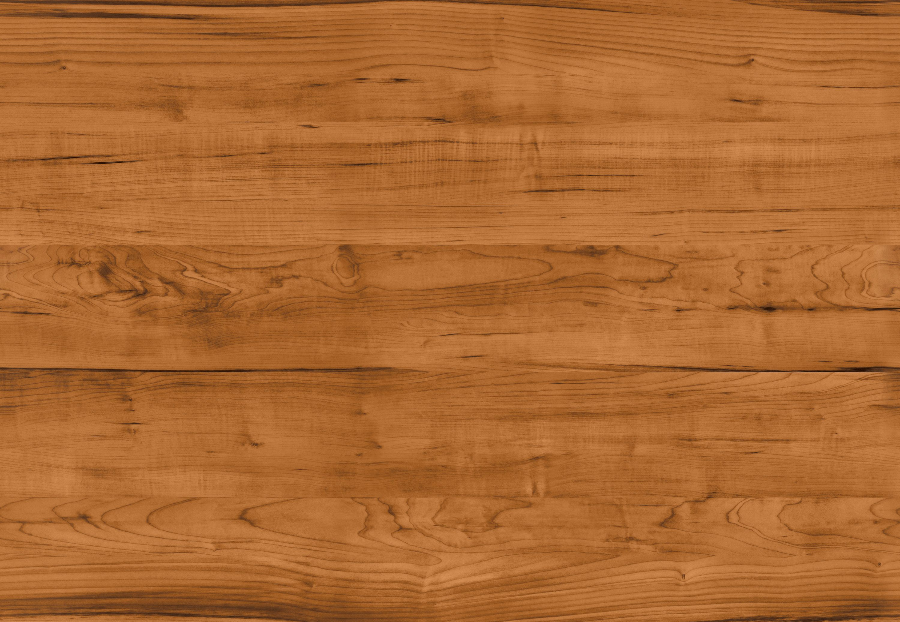
#> input picture examples/wooden_table.png, 900 x 622 px
$ python run.py --input_path examples/wooden_table.png   (older library calls are emulated)
#> lines starting #> are read from the running program, lines starting #| are printed output that depends on the picture; after the words box and inside, x2 and y2 are one past the last pixel; in counts of white or black regions, pixels touching at a corner belong together
### modules/puzzle_creation/puzzle_creator.py
import cv2
import numpy as np

# Receives the size of the desired mask and the piece size
# Returns the puzzle mask
def create_puzzle_mask(height, width, piece_size, thickness):
  puzzle_mask = np.zeros((height, width), dtype=np.uint8)
  # Draw a bounding box on the puzzle mask
  cv2.rectangle(puzzle_mask, (0,0), (puzzle_mask.shape[1]-1, puzzle_mask.shape[0]-1), 255, thickness=thickness)

  # Loop through each square piece
  for i in range(0, puzzle_mask.shape[0], piece_size):
    for j in range(0, puzzle_mask.shape[1], piece_size):

      # Check if it is not the upper border before drawing
      if i != 0:

        # Declare useful variables
        mid_j = (piece_size//2) # 1/2 of piece
        l_j = (piece_size//3) # 1/3 of piece
        r_j = (2*piece_size)//3 # 2/3 of piece
        offset = 0 # piece joint offset
        half_joint_size = (piece_size//16) # half height of piece joint

        # Draw borders of piece
        if (j//piece_size)%2:
          cv2.ellipse(puzzle_mask, (j + l_j, i), (l_j, 2), 0, 180, 280, 255, thickness=thickness, lineType = cv2.LINE_8)
          cv2.ellipse(puzzle_mask, (j + r_j, i), (piece_size - r_j, 2), 0, 260, 360, 255, thickness=thickness, lineType = cv2.LINE_8)
          offset = -2
        else:
          cv2.ellipse(puzzle_mask, (j + l_j, i), (l_j, 2), 0, 80, 180, 255, thickness=thickness, lineType = cv2.LINE_8)
          cv2.ellipse(puzzle_mask, (j + r_j, i), (piece_size - r_j, 2), 0, 0, 100, 255, thickness=thickness, lineType = cv2.LINE_8)
          offset = 2

        # Select the piece hole direction
        if np.random.randint(1,3) == 1:
          # Draw upwards
          cv2.ellipse(puzzle_mask, (j + mid_j, i + offset - 2*half_joint_size), ((r_j - l_j)//2, (5*half_joint_size)//2), 90, 40, 320, 255, thickness=thickness, lineType = cv2.LINE_8)

        else:
          # Draw downwards
          cv2.ellipse(puzzle_mask, (j + mid_j, i + offset + 2*half_joint_size), ((r_j - l_j)//2, (5*half_joint_size)//2), 270, 40, 320, 255, thickness=thickness, lineType = cv2.LINE_8)


      # Check if it is not the left border before drawing
      if j != 0:

        # Declare useful variables
        mid_i = (piece_size//2) # 1/2 of piece
        l_i = (piece_size//3) # 1/3 of piece
        r_i = (2*piece_size)//3 # 2/3 of piece
        offset = 0 # piece joint offset
        half_joint_size = (piece_size//16) # half height of piece joint

        # Draw borders of piece
        if (i//piece_size)%2:
          cv2.ellipse(puzzle_mask, (j, i + l_i), (2, l_i), 0, 270, 370, 255, thickness=thickness, lineType = cv2.LINE_8)
          cv2.ellipse(puzzle_mask, (j, i + r_i), (2, l_i), 0, -10, 90, 255, thickness=thickness, lineType = cv2.LINE_8)
          offset = 2
        else:
          cv2.ellipse(puzzle_mask, (j, i + l_i), (2, l_i), 0, 170, 270, 255, thickness=thickness, lineType = cv2.LINE_8)
          cv2.ellipse(puzzle_mask, (j, i + r_i), (2, l_i), 0, 90, 190, 255, thickness=thickness, lineType = cv2.LINE_8)
          offset = -2

        # Select the piece hole direction
        if np.random.randint(1,3) == 1:
          # Draw to the left
          cv2.ellipse(puzzle_mask, (j + offset - 2*half_joint_size, i + mid_i), ((5*half_joint_size)//2, (r_i - l_i)//2), 0, 40, 320, 255, thickness=thickness, lineType = cv2.LINE_8)

        else:
          # Draw to the right
          cv2.ellipse(puzzle_mask, (j + offset + 2*half_joint_size, i + mid_i), ((5*half_joint_size)//2, (r_i - l_i)//2), 180, 40, 320, 255, thickness=thickness, lineType = cv2.LINE_8)

  # Return the puzzle mask
  return puzzle_mask

# Receives the image and the type of puzzle desired
# Returns the image with the puzzle drawn and the puzzle mask
def create(image, piece_size):

  # Adjust the image size to make all pieces have the same size
  row_leftover = image.shape[0]%piece_size
  col_leftover = image.shape[1]%piece_size
  image = cv2.resize(image, (image.shape[1] - col_leftover, image.shape[0] - row_leftover))

  # Create the puzzle based on piece size
  puzzle_mask = create_puzzle_mask(image.shape[0], image.shape[1], piece_size = piece_size, thickness = 2)

  # Draw the puzzle on the image
  puzzle_image = image.copy()
  puzzle_image = cv2.bitwise_or(puzzle_image, np.dstack([puzzle_mask]*3))

  puzzle_mask = np.expand_dims(puzzle_mask, axis=2)

  # Return the puzzle image and mask
  return puzzle_image, puzzle_mask

### modules/transformations/transformations_handler.py
import cv2
import numpy as np
import queue


# Input
def transform_v1(puzzle_image, puzzle_mask, piece_size, background_shape, n_moving_pieces, select_pieces):

  # Create visited matrix
  vis = np.zeros(puzzle_mask.shape)

  # Create offset lists
  dy = [-1,  0, 0, 1]
  dx = [ 0, -1, 1, 0]

  # Create variables for rows and cols
  rows = puzzle_image.shape[0]
  cols = puzzle_image.shape[1]

  # Create foreground_mask, where 1 is foreground and 0 background
  foreground_mask = np.full(puzzle_mask.shape, 1, dtype=np.uint8)

  # Initialize variables
  puzzle_i = 0
  puzzle_j = 0

  # Check if background and original shapes are different
  if background_shape != puzzle_image.shape:
    puzzle_image, puzzle_i, puzzle_j = add_padding(puzzle_image, background_shape)
    puzzle_mask, _, _ = add_padding(puzzle_mask, background_shape)
    foreground_mask, _, _ = add_padding(foreground_mask, background_shape)

  # create array with pieces indices
  indices = np.indices((rows // piece_size, cols // piece_size)).transpose((1, 2, 0))
  indices = indices.reshape(((rows // piece_size * cols // piece_size), 2))
  if(select_pieces == False):
    indices = np.random.permutation(indices)

  # if n_moving_pieces is bigger than the number of pieces
  # n_moving_pices = number of pieces
  n_moving_pieces = np.minimum(len(indices), n_moving_pieces)

  if(select_pieces == True):
    order = piece_selection(indices, puzzle_image, piece_size, puzzle_j, puzzle_i, n_moving_pieces)

  # Generate all possible positions for translate the pieces and permutate them
  transformations = make_transformations(piece_size, puzzle_i, puzzle_j, rows, cols)
  transformations = np.random.permutation(transformations)

  # iterate over pieces indices
  for ind in range(0, n_moving_pieces):

    # get image coordinate from index
    if(select_pieces == False):
      i, j = index_to_coordinate(indices[ind], piece_size)
    else:
      i, j = index_to_coordinate(indices[order[ind]], piece_size)

    # add image offset to coordinates
    i += puzzle_i
    j += puzzle_j

    # Get the translation offset (ty,tx) and rotation angle in degrees for this piece
    # If there's no space left in background, the piece is just deleted
    ty = 0
    tx = 0
    rotation_angle = 0
    if ind < len(transformations):
      rotation_angle = np.random.randint(0, 361)
      offy, offx = transformations[ind]
      ty = - (i - puzzle_i) + offy
      tx = - (j - puzzle_j) + offx
    cy = i + ty
    cx = j + tx


    # Do a BFS to visit each pixel of the piece with center at (i, j)
    q = queue.Queue(maxsize = 0)
    q.put((i, j))
    vis[i - puzzle_i, j - puzzle_j] = True

    while not q.empty():
      y, x = q.get()

      # Apply the translation and rotation to the piece pixel before deleting it
      newy = y + ty
      newx = x + tx
      newy, newx = rotate_around((cy,cx), (newy, newx), rotation_angle)
      if(0 <= newy < puzzle_image.shape[0] and 0 <= newx < puzzle_image.shape[1]):
        puzzle_image[newy, newx] = puzzle_image[y,x]
        puzzle_mask[newy, newx] = puzzle_mask[y,x]
        foreground_mask[newy, newx] = foreground_mask[y,x]

      # Turn each pixel from the piece with center at (i, j) black
      puzzle_image[y, x] = 0
      foreground_mask[y, x] = 0

      # If it's a border, delete its neighbors and mark them as visited
      if puzzle_mask[y,x] == 255:
        puzzle_mask[y,x] = 0
        foreground_mask[y, x] = 0
        vy = [0, 1, 0, -1, 1, -1, 1, -1]
        vx = [1, 0, -1, 0, 1, 1, -1, -1]
        for k in range(0, 8):
          if puzzle_i <= y + vy[k] < rows + puzzle_i and puzzle_j <= x + vx[k] < cols + puzzle_j and vis[y + vy[k] - puzzle_i, x + vx[k] - puzzle_j] == False:
            # Apply the translation and rotation to the piece at the border before deleting it
            newy = y + vy[k] + ty
            newx = x + vx[k] + tx
            newy, newx = rotate_around((cy,cx), (newy, newx), rotation_angle)
            if(0 <= newy < puzzle_image.shape[0] and 0 <= newx < puzzle_image.shape[1]):
              puzzle_image[newy, newx] = puzzle_image[y + vy[k], x + vx[k]]
              puzzle_mask[newy, newx] = puzzle_mask[y + vy[k], x + vx[k]]
              foreground_mask[newy, newx] = foreground_mask[y + vy[k], x + vx[k]]

            vis[y + vy[k] - puzzle_i, x + vx[k] - puzzle_j] = True
            puzzle_mask[y + vy[k], x + vx[k]] = 0
            puzzle_image[y + vy[k], x + vx[k]] = 0
            foreground_mask[y + vy[k], x + vx[k]] = 0
        continue

      # Iterate over adjacents
      for k in range(0, 4):
        if puzzle_i <= y + dy[k] < rows + puzzle_i and 0 <= x + dx[k] < cols + puzzle_j and vis[y + dy[k] - puzzle_i, x + dx[k] - puzzle_j] == False:
          vis[y + dy[k] - puzzle_i, x + dx[k] - puzzle_j] = True
          q.put((y + dy[k], x + dx[k]))

  # Filter similar to erosion to fix some borders imperfections when pieces are deleted
  for iter in range(2):
    kernel = np.ones((9,9), dtype=np.int16)
    kernel[4,4] = 0
    filtered_mask = puzzle_mask.astype(np.int16)
    filtered_mask = cv2.filter2D(filtered_mask, -1, kernel)

    # Apply corrections on foreground_mask
    correction_mask = np.zeros(filtered_mask.shape, dtype = np.uint8)
    correction_mask[filtered_mask <= 255*5] = 255
    correction_mask = cv2.bitwise_or(correction_mask, correction_mask, mask = puzzle_mask)
    foreground_mask[correction_mask == 255] = 0

    # Apply corrections on puzzle_mask
    puzzle_mask[filtered_mask <= 255*5] = 0

  # Delete borders from foreground
  foreground_mask[puzzle_mask == 255] = 0
  foreground_mask = np.dstack([foreground_mask]*3)
  return puzzle_image, puzzle_mask, foreground_mask

# Input: Image and padding shape
# Output: Padded image
# [23 lines left out: function add_padding, not called in this run]

def index_to_coordinate(index, piece_size):
  i, j = index
  i_coord = i * piece_size + piece_size // 2
  j_coord = j * piece_size + piece_size // 2
  return i_coord, j_coord

# Function that create translation offsets for removed pieces
# Returns a tuple (translate_row, translate_col) representing the translation on both axis
def make_transformations(piece_size, padding_height, padding_width, image_height, image_width):

  offsets = []
  ind = 0

  # Create all transformations on left and right sides
  while ind*2*piece_size <= image_height:

    width_offset = 0
    while width_offset < padding_width - piece_size:

      # Left
      offsets.append((np.random.randint(ind*2*piece_size, ind*2*piece_size+piece_size//2), - width_offset - np.random.randint(piece_size, 2*piece_size - piece_size//2)))

      # Right
      offsets.append((np.random.randint(ind*2*piece_size, ind*2*piece_size+piece_size//2), image_width + width_offset + np.random.randint(piece_size, 2*piece_size - piece_size//2)))

      width_offset += 2*piece_size

    ind += 1

  ind = 0

  # Create all transformations for up and down
  while ind*2*piece_size < image_width:

    height_offset = 0
    while height_offset < padding_height - piece_size:
      # Up
      offsets.append((- height_offset - np.random.randint(piece_size, 2*piece_size - piece_size//2), np.random.randint(ind*2*piece_size, ind*2*piece_size+piece_size//2)))

      # Down
      offsets.append((height_offset + image_height + np.random.randint(piece_size, 2*piece_size - piece_size//2), np.random.randint(ind*2*piece_size, ind*2*piece_size+piece_size//2)))

      height_offset += 2*piece_size

    ind += 1

  return np.array(offsets)

# Rotate a point around the center by the given value of degrees
def rotate_around(center, point, degree):

  y,x = point
  cy, cx = center
  radians = np.pi * (degree/180)

  # Translate point to space where center is the origin
  y -= cy
  x -= cx

  # Rotate
  y, x = y*np.cos(radians) - x*np.sin(radians), y*np.sin(radians) + x*np.cos(radians)

  # Translate back to original space
  y = int(y) + cy
  x = int(x) + cx

  return y,x

# [61 lines left out: function piece_selection, not called in this run]

### modules/effects/effects_handler.py
import cv2
import numpy as np

# First version of apply method
def apply_v1(image, puzzle_image, puzzle_mask):
  return puzzle_image, puzzle_mask

# Input: The image, image with the puzzle and the puzzle mask
# Output: The puzzle image with shadow effect applied and the puzzle mask
def apply_relief_and_shadow(puzzle_image, puzzle_mask):
  # Create and apply emboss filter
  kernel = np.zeros((3,3))
  kernel[0,1] = -1
  kernel[2,1] = 1
  kernel[1, 0] = -1
  kernel[1, 2] = 1

  effect_mask = cv2.filter2D(puzzle_mask, -1, kernel)

  # Invert the mask
  effect_mask = 255 - effect_mask

  # Apply the mask
  puzzle_image = cv2.bitwise_or(puzzle_image, puzzle_image, mask = effect_mask)

  # Apply a small blur to soften the edges
  puzzle_image = cv2.GaussianBlur(puzzle_image, (3,3), sigmaX = 1.5, sigmaY = 1.5)
  puzzle_image = puzzle_image.astype(np.uint8)

  # Return the result
  return puzzle_image, puzzle_mask

#Input: The background image and the foreground image (both must have the same shape)
#Output: The original image with a background
def add_background(background, foreground, alpha_mask):

  # Check if images have the same shape
  try:
    assert (background.shape == foreground.shape), 'Images must have same size and same number of channels.'
  except AssertionError as err:
    print('Error: {}'.format(err))
    exit(1)

  # Check if images have the same data type
  try:
    assert (background.dtype == foreground.dtype), 'Images must have same data type.'
  except AssertionError as err:
    print('Error: {}'.format(err))
    exit(1)

  # apply mask to foreground image
  foreground = cv2.multiply(alpha_mask, foreground)

  # apply negative mask to background image
  background = cv2.multiply(1 - alpha_mask, background)

  # add background and foreground images
  blended = cv2.add(background, foreground)

  # return blended image
  return blended

### run.py
import cv2
import argparse
import numpy as np
import os
import modules.puzzle_creation as puzzle_creation
import modules.effects as effects
import modules.transformations as transformations

def main():

  # Define and parse the arguments
  parser = argparse.ArgumentParser()

  parser.add_argument('-b', '--background_path', dest='background_path', metavar='', type=str, default=None, help='Path to the background image. Default is white background')
  parser.add_argument('-i', '--input_path', dest='input_path', metavar='', type=str, default='examples/lena.png', help='Path to the input image. Default is \'examples/lena.png\'')
  parser.add_argument('-n', '--n_moving_pieces', dest='n_moving_pieces', metavar='', type=int, default=3, help='Number of pieces that are going to be moved. If the number given is bigger than the number of pieces, the default behaviour is to assume n_moving_pieces = number of pieces in the puzzle. Default number is 3.')
  parser.add_argument('-o', '--output_path', dest='output_path', metavar='', type=str, default='output.png', help='Path to save the output image (directory and name). Make sure that the directory exists. Default is \'output.png\'.')
  parser.add_argument('-p', '--piece_size', dest='piece_size', metavar='', type=int, default=64, help='Size of the puzzle pieces. This number must be bigger or equal than 32. Default is 64.')
  parser.add_argument('-s', '--select_pieces', action='store_true', dest='select_pieces', default=False, help='Selection of which pieces should be removed. Enter \'True\' to select. Default is \'False\'.')
  parser.add_argument('-r', '--random_seed', dest = 'random_seed', metavar='', type=int, default=-1, help='Seed for the random generator. The number must be greater than zero. Default does not fix a seed.')
  args = parser.parse_args()

  # Read the image
  original_image = cv2.imread(args.input_path)
#> original_image is the input picture: shape (622, 900, 3); mean B, G, R 49.9, 105.1, 172.6

  # Read background image
  background_image = cv2.imread(args.background_path)

  # Declare the piece size (to be changed later)
  piece_size = -1

  # Set the seed if passed by argument
  if(args.random_seed > 0):
    np.random.seed(args.random_seed)

  # Asserts
  try:
    # Check if image exists
    assert (original_image is not None), 'Image does not exist.'

    # Check if the piece type exists and get the piece size
    assert (args.piece_size >= 32), 'Piece size must be greater or equal than 32.'

    # Check if image size is greater than two times the piece size
    assert ((original_image.shape[0] >= 2*args.piece_size and original_image.shape[1] >= args.piece_size) or (original_image.shape[0] >= args.piece_size and original_image.shape[1] >= 2*args.piece_size)), 'Input image has smaller dimensions than the puzzle piece. Make sure that the image can fit at least two puzzle pieces.'

    # Check if number of moved pieces is greater or equal than zero
    assert (args.n_moving_pieces >= 0), 'Number of pieces to be moved needs to be greater or equal than zero.'

  except AssertionError as err:
    print('Error: {}'.format(err))
    exit(1)

  # Create the puzzle mask and the puzzle image
  puzzle_image, puzzle_mask = puzzle_creation.create(original_image, args.piece_size)
#> in create, `image = cv2.resize(image, (image.shape[1] - col_leftover, image.shape[..`:
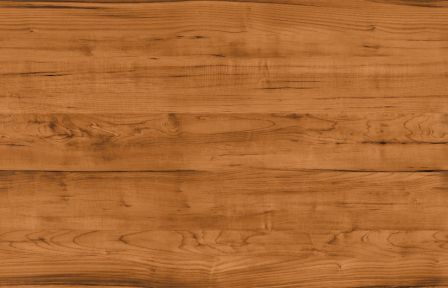
#> image: shape (576, 896, 3) (shown at 1/2 size); mean of channels 0, 1, 2 49.7, 105, 172.5; drawn as B, G, R
#> in create_puzzle_mask, `cv2.rectangle(puzzle_mask, (0,0), (puzzle_mask.shape[1]-1, puzzle_mask..`:
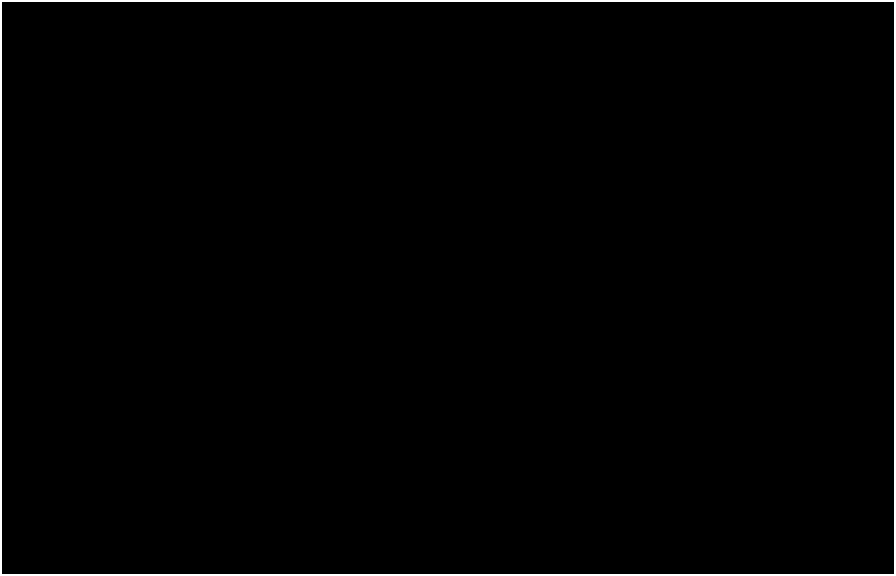
#> puzzle_mask: shape (576, 896); 1.1% white; 1 white region, box (x1, y1, x2, y2) and area: (0, 0, 896, 576) 5872
#> after the loop in create_puzzle_mask, `for i in range(0, puzzle_mask.shape[0], piece_size):`:
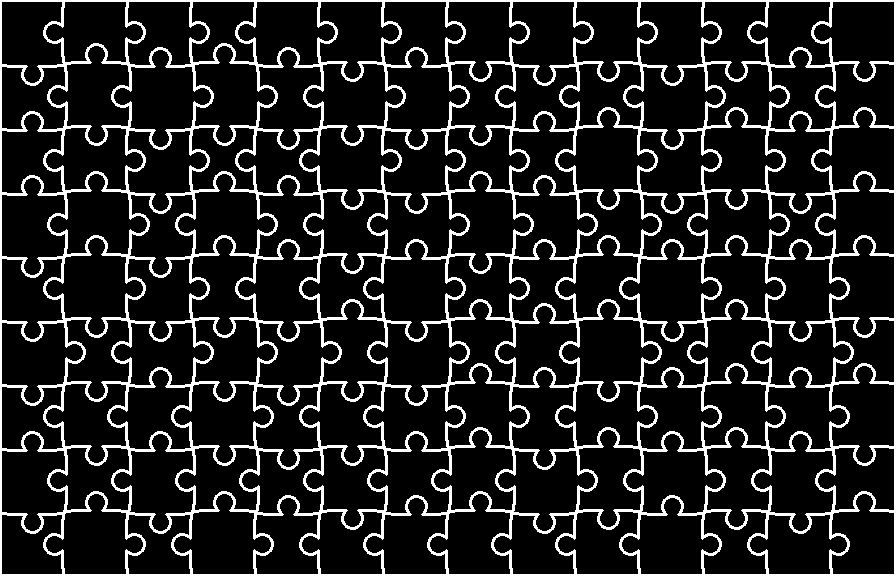
#> puzzle_mask: shape (576, 896); 14.1% white; 1 white region, box (x1, y1, x2, y2) and area: (0, 0, 896, 576) 72577
#> in create, `puzzle_image = cv2.bitwise_or(puzzle_image, np.dstack([puzzle_mask]*3))`:
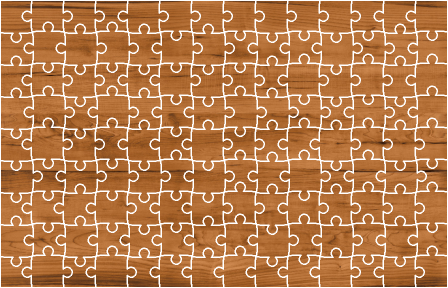
#> puzzle_image: shape (576, 896, 3) (shown at 1/2 size); mean of channels 0, 1, 2 78.6, 126.1, 184.1; drawn as B, G, R

  # If the user does not give a correct path to the background, create a white background image
  if background_image is None:
    background_image = np.full(puzzle_image.shape, (255, 255, 255), dtype=np.uint8)

  # Assert that the background has dimensions greater or equal than the image
  try:
    assert (background_image.shape[0] >= puzzle_image.shape[0] and background_image.shape[1] >= puzzle_image.shape[1]), 'Background needs to be bigger or equal than the image.'
  except AssertionError as err:
    print('Error: {}'.format(err))
    exit(1)

  # Transform image
  puzzle_image, puzzle_mask, foreground_mask = transformations.transform_v1(puzzle_image, puzzle_mask, args.piece_size, background_image.shape, args.n_moving_pieces, args.select_pieces)
#> after the loop in transform_v1, `for ind in range(0, n_moving_pieces):`:
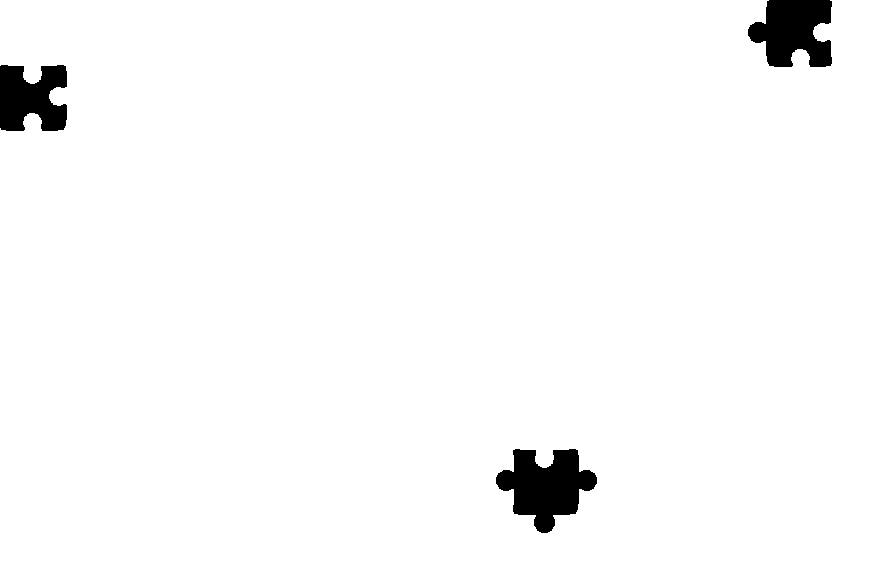
#> foreground_mask: shape (576, 896, 1); values 0 (black) and 1 (white), 97.6% white; 3 black regions, box (x1, y1, x2, y2) and area: (496, 449, 597, 533) 4882, (748, 0, 832, 67) 4074, (0, 65, 67, 131) 3469
#> (the rest of the program and of its run is left out)
